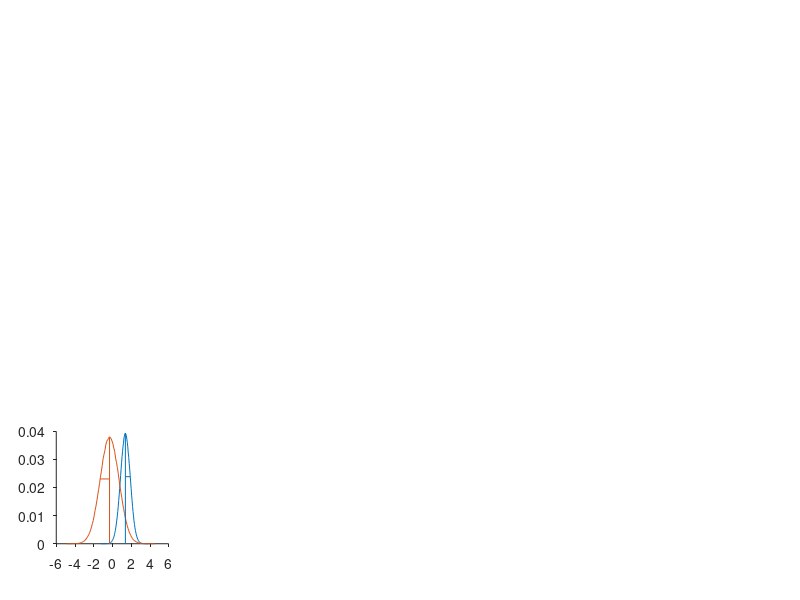

Write MATLAB code to recreate this figure. (Note: this script raises an error after producing the figure.)
load('naiveParticles.mat'); % dilutions 1-7
vinParams = naiveParticles(6).weights' * naiveParticles(6).theta; % dilution 6, i.e. 1e-1 vinegar
mu_enter = vinParams(1);
sigma_enter = vinParams(2);
mu_stay = vinParams(3);
sigma_stay = vinParams(4);


%% X_enter and X_stay
Xenter_samples = mu_enter+randn(1e6,1)*sigma_enter;
Xstay_samples = mu_stay+randn(1e6,1)*sigma_stay;

figure,hold on
[nxenter,xxenter] = hist(Xenter_samples,100);
[nxstay,xxstay] = hist(Xstay_samples,100);
plot(xxenter,nxenter/1e6)
plot(xxstay,nxstay/1e6)
plotcmap = lines(2);
line(mu_enter*[1 1], [0 max(nxenter/1e6)],'Color',plotcmap(1,:))
line(mu_enter*[1 1] + [0 sigma_enter], max(nxenter)/1e6*normpdf(1)/normpdf(0)*ones(2,1),'Color',plotcmap(1,:))
line(mu_stay*[1 1], [0 max(nxstay/1e6)],'Color',plotcmap(2,:))
line(mu_stay*[1 1] - [0 sigma_stay], max(nxstay)/1e6*normpdf(1)/normpdf(0)*ones(2,1),'Color',plotcmap(2,:))
set(gca,'units','centimeters','position',[1,1,2,2])
set(gca,'TickLength',[.03 .03],'TickDir','out')
axis square
fontsize(6,'points')
box off
xlim([-4 4])



%% P(enter) and P(stay)
Penter_samples = normcdf(Xenter_samples);
[nenter,xenter] = hist(Penter_samples,100);
Pstay_samples = normcdf(Xstay_samples);
[nstay,xstay] = hist(Pstay_samples,100);
figure,hold on
plot(xenter,nenter/1e6)
plot(xstay,nstay/1e6)
set(gca,'units','centimeters','position',[1,1,2,2])
set(gca,'TickLength',[.03 .03],'TickDir','out')
axis square
fontsize(6,'points')
box off
